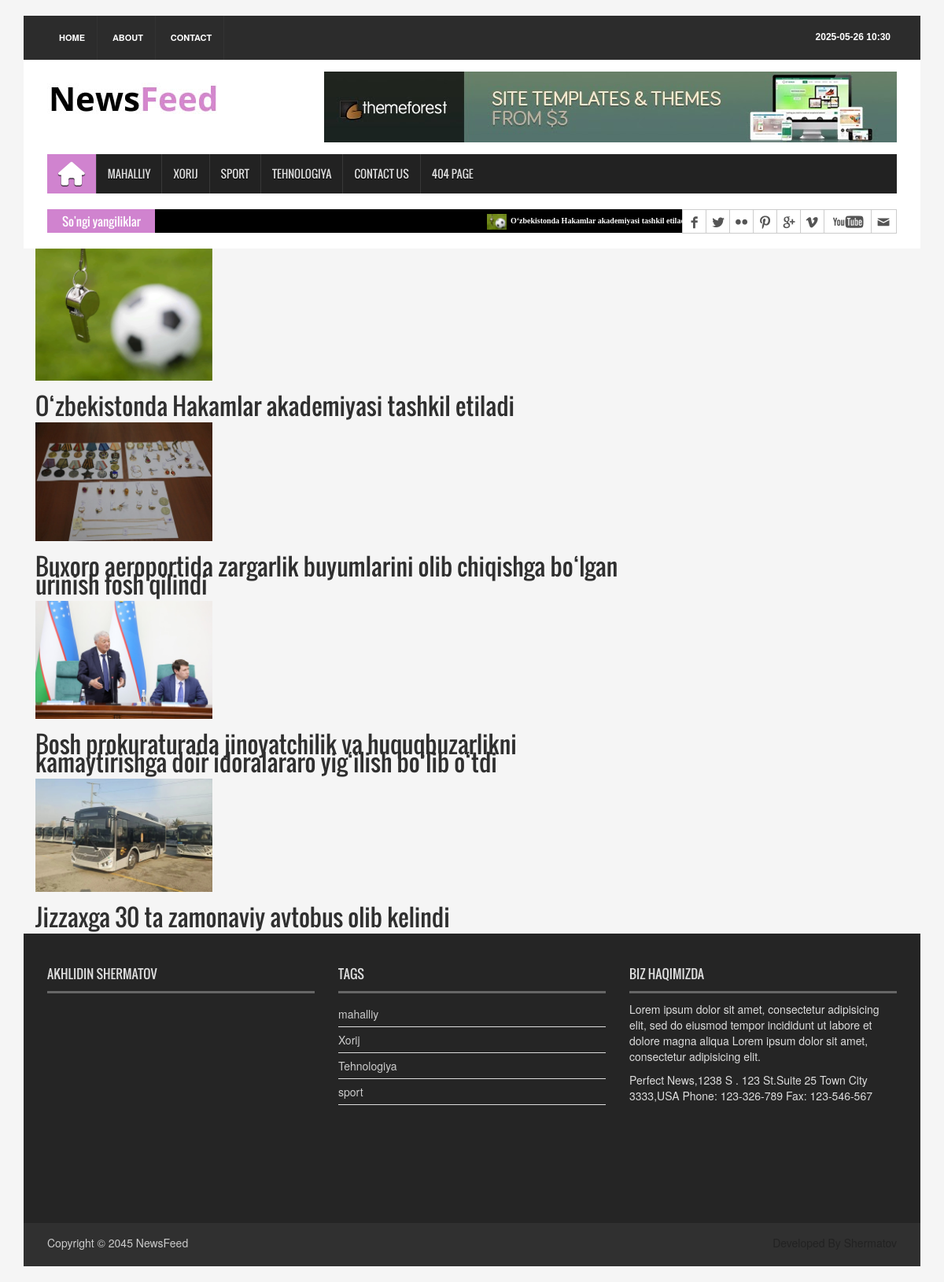
Screenshot of /news/local-news/ with the database file from the repository.
### newsapp/models.py (models this page shows, shortened)
class News(models.Model):
    class Status(models.TextChoices):
        Draft = 'DF', "Draft"
        Published = "PB", "Published"
    title = models.CharField(max_length=255)
    slug = models.SlugField(max_length=255)
    body = models.TextField()
    image = models.ImageField(upload_to='news/images')
    category = models.ForeignKey(Category, on_delete=models.CASCADE)
    published_time = models.DateTimeField(default=timezone.now)
    created_time = models.DateTimeField(auto_now_add=True)
    updated_time = models.DateTimeField(auto_now=True)
    status = models.CharField(max_length=2, default=Status.Draft, choices=Status.choices)
    objects = models.Manager()  # defalt maneger
    published = PublishedManager()# custom managers
    class Meta:
        ordering = ['-published_time']
    def get_absolute_url(self):
        return reverse('newsapp:detail_page', args=[self.slug])

class Category(models.Model):
    name = models.CharField(max_length=255)

### newsapp/views.py (the view)
# urls.py: path('local-news/', LocalNewsViews.as_view(), name='localnews'),
class LocalNewsViews(ListView):
    model = News
    template_name = 'local_news.html'
    context_object_name = 'local_news_list'
    def get_queryset(self):
        news = self.model.published.all().filter(category__name='mahalliy')
        return news

### newsapp/context_processor.py (called while the page is built)
def latest_news(request):
    lates_news_list = News.published.all().order_by('-published_time')[:5]
    categories = Category.objects.all()
    context = {
        'lates_news_list': lates_news_list,
        'categories': categories
    }
    return context

### newsapp/managers.py (called while the page is built)
    def get_queryset(self):
        return super().get_queryset().filter(status=self.model.Status.Published)

### newsapp/templates/local_news.html (shortened to what this page needs)
{% extends 'base.html' %}
{% load static %}
{% block content %}
{% for news in local_news_list %}
    <div class="container">
        <div class="row">
            <div class="col-sm-8">
                <a href="{{news.get_absolute_url}}">
                    <img src="{{ news.image.url}}" alt="{{ news.title}}" style="width:30%">
                    <h2>{{ news.title }}</h2>
                </a>
            </div>
        </div>
    </div>
{% endfor %}
{% endblock content %}

### templates/base.html (shortened to what this page needs)
{% load static %}
{% load tz %}
<!DOCTYPE html>
<html>
<head>
<link rel="stylesheet" type="text/css" href="{% static 'css/bootstrap.min.css' %}">
<link rel="stylesheet" type="text/css" href="{% static 'css/font-awesome.min.css' %}">
<link rel="stylesheet" type="text/css" href="{% static 'css/animate.css' %}">
<link rel="stylesheet" type="text/css" href="{% static 'css/font.css' %}">
<link rel="stylesheet" type="text/css" href="{% static 'css/li-scroller.css' %}">
<link rel="stylesheet" type="text/css" href="{% static 'css/slick.css' %}">
<link rel="stylesheet" type="text/css" href="{% static 'css/jquery.fancybox.css' %}">
<link rel="stylesheet" type="text/css" href="{% static 'css/theme.css' %}">
<link rel="stylesheet" type="text/css" href="{% static 'css/style.css' %}">
<link rel="stylesheet" href="https://cdnjs.cloudflare.com/ajax/libs/font-awesome/6.5.1/css/all.min.css">
</head>
<body>
<div class="container">
  <header id="header">
    <div class="row">
      <div class="col-lg-12 col-md-12 col-sm-12">
        <div class="header_top">
          <div class="header_top_left">
            <ul class="top_nav">
              <li><a href="{% url 'newsapp:home_page' %}">Home</a></li>
              <li><a href="#">About</a></li>
              <li><a href="{% url 'newsapp:contact_page' %}">Contact</a></li>
            </ul>
          </div>
          <div class="header_top_right">
                <p>{% now "Y-m-d H:i" %}</p>
          </div>
        </div>
      </div>
      <div class="col-lg-12 col-md-12 col-sm-12">
        <div class="header_bottom">
          <div class="logo_area"><a href="{% url 'newsapp:home_page' %}" class="logo"><img src="{% static 'images/logo.jpg' %}" alt=""></a></div>
          <div class="add_banner"><a href="#"><img src="{% static 'images/addbanner_728x90_V1.jpg' %}" alt=""></a></div>
        </div>
      </div>
    </div>
  </header>
  <section id="navArea">
    <nav class="navbar navbar-inverse" role="navigation">
      <div id="navbar" class="navbar-collapse collapse">
        <ul class="nav navbar-nav main_nav">
          <li class="active"><a href="{% url 'newsapp:home_page' %}"><span class="fa fa-home desktop-home"></span><span class="mobile-show">Home</span></a></li>
          <li><a href="{% url 'newsapp:localnews' %}">Mahalliy</a></li>
          <li><a href="{% url 'newsapp:xorijnews' %}">Xorij</a></li>
          <li><a href="{% url 'newsapp:sportnews' %}">Sport</a></li>
          <li><a href="{% url 'newsapp:technologynews' %}">Tehnologiya</a></li>
          <li><a href="{% url 'newsapp:contact_page' %}">Contact Us</a></li>
          <li><a href="404.html">404 Page</a></li>
        </ul>
      </div>
    </nav>
  </section>
  <section id="newsSection">
    <div class="row">
      <div class="col-lg-12 col-md-12">
        <div class="latest_newsarea"> <span>So'ngi yangiliklar</span>
          <ul id="ticker01" class="news_sticker">
            {% if lates_news_list %}
              {% for news in lates_news_list %}
                <li><a href="#"><img src="{{ news.image.url }}" alt="">{{ news.title }}</a></li>
              {% endfor %}
            {% else %}
              <li>No news available</li>
            {% endif %}
          </ul>
          <div class="social_area">
            <ul class="social_nav">
              <li class="facebook"><a href="#"></a></li>
              <li class="twitter"><a href="#"></a></li>
              <li class="flickr"><a href="#"></a></li>
              <li class="pinterest"><a href="#"></a></li>
              <li class="googleplus"><a href="#"></a></li>
              <li class="vimeo"><a href="#"></a></li>
              <li class="youtube"><a href="#"></a></li>
              <li class="mail"><a href="#"></a></li>
            </ul>
          </div>
        </div>
      </div>
    </div>
  </section>
  {% block content %}
  {% endblock content %}
  <footer id="footer">
    <div class="footer_top">
      <div class="row">
        <div class="col-lg-4 col-md-4 col-sm-4">
          <div class="footer_widget wow fadeInLeftBig">
            <h2>Akhlidin Shermatov</h2>
          </div>
        </div>
        <div class="col-lg-4 col-md-4 col-sm-4">
          <div class="footer_widget wow fadeInDown">
            <h2>Tags</h2>
            <ul class="tag_nav">
              {% if categories %}
                <ul>
                  {% for category in categories %}
                    <li><a href="#">{{category.name}}</a></li>
                  {% endfor %}
                </ul>
                {% endif %}
            </ul>
          </div>
        </div>
        <div class="col-lg-4 col-md-4 col-sm-4">
          <div class="footer_widget wow fadeInRightBig">
            <h2>Biz haqimizda</h2>
            <p>Lorem ipsum dolor sit amet, consectetur adipisicing elit, sed do eiusmod tempor incididunt ut labore et dolore magna aliqua Lorem ipsum dolor sit amet, consectetur adipisicing elit.</p>
            <address>
            Perfect News,1238 S . 123 St.Suite 25 Town City 3333,USA Phone: 123-326-789 Fax: 123-546-567
            </address>
          </div>
        </div>
      </div>
    </div>
    <div class="footer_bottom">
      <p class="copyright">Copyright &copy; 2045 <a href="homepage.html">NewsFeed</a></p>
      <p class="developer">Developed By Shermatov</p>
    </div>
  </footer>
</div>
</body>

### static/css/li-scroller.css (style rules this page uses)
ul.newsticker { position:relative; left:750px; font:bold 10px Verdana; list-style-type:none; margin:0; padding:0 }
ul.newsticker li { float:left; margin:0; padding:0 }
ul.newsticker a { white-space:nowrap; padding:0; color:#fff; margin:0 50px 0 0 }
ul.newsticker a > img { height:20px; margin-right:5px; width:25px }

### static/css/theme.css (style rules this page uses)
.navbar-inverse .navbar-nav > .active > a, .navbar-inverse .navbar-nav > .active > a:hover, .navbar-inverse .navbar-nav > .active > a:focus { background-color:#d083cf }
.latest_newsarea span { background:none repeat scroll 0 0 #d083cf }

### rows the page displays
News: image (picture), title "O‘zbekistonda Hakamlar akademiyasi tashkil etiladi"
News: image (picture), title "Buxoro aeroportida zargarlik buyumlarini olib chiqishga bo‘lgan urinish fosh qilindi"
News: image (picture), title "Bosh prokuraturada jinoyatchilik va huquqbuzarlikni kamaytirishga doir idoralararo yig‘ilish bo‘lib o‘tdi"
News: image (picture), title "Jizzaxga 30 ta zamonaviy avtobus olib kelindi"
Category: name "mahalliy"
Category: name "Xorij"
Category: name "Tehnologiya"
Category: name "sport"
